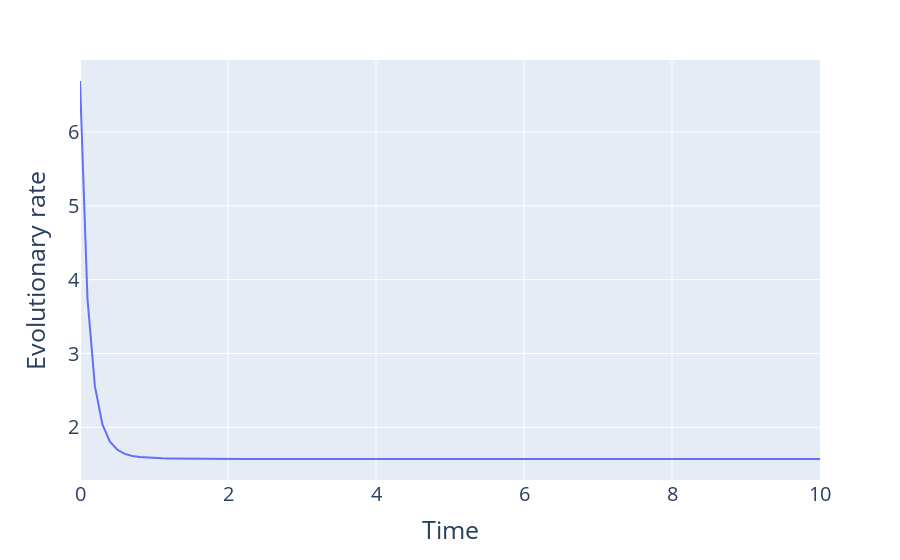

Notebook source saved alongside this figure:
### Code cell
df1 = pd.DataFrame({'Time': t_range_large, 'Evolutionary rate': mu_range1})
fig1 = px.line(df1, x='Time', y='Evolutionary rate')
# Update axis label font size
fig1.update_layout(
    xaxis=dict(
        title_font=dict(size=25),
        tickfont=dict(size=20),
    ),
    yaxis=dict(
        title_font=dict(size=25),
        tickfont=dict(size=20),
    )
)
fig1.show()
